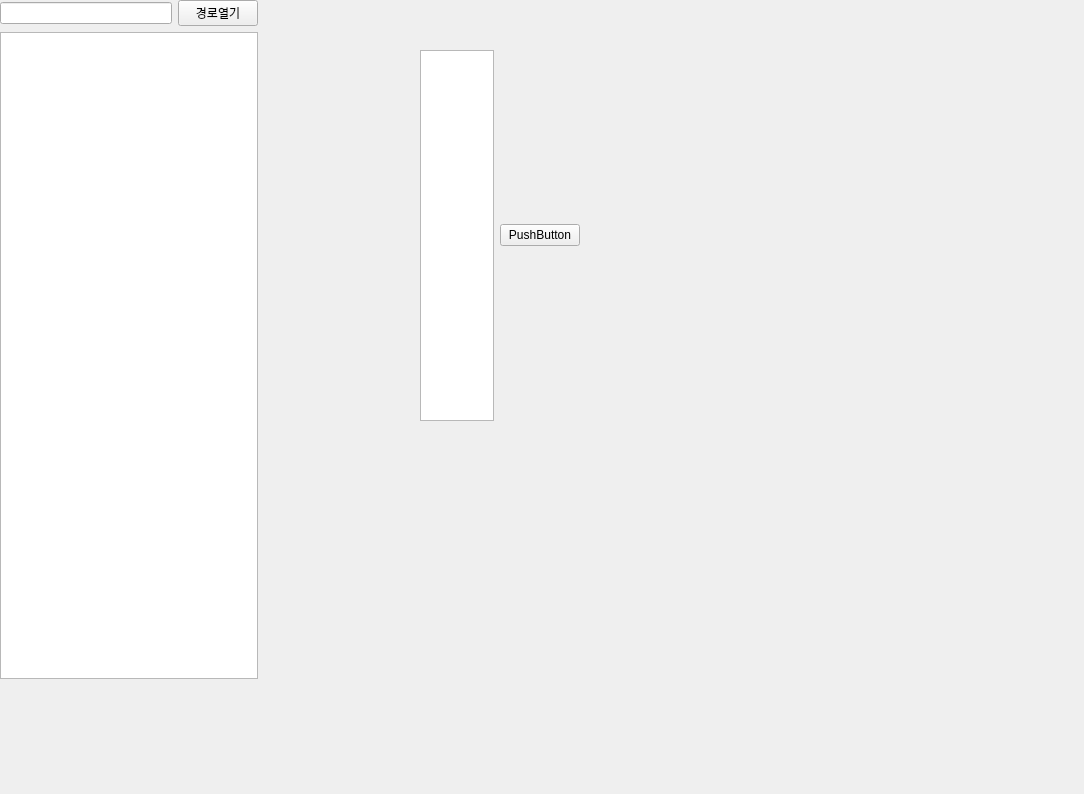
<?xml version="1.0" encoding="UTF-8"?>
<ui version="4.0">
 <class>Form</class>
 <widget class="QWidget" name="Form">
  <property name="geometry">
   <rect>
    <x>0</x>
    <y>0</y>
    <width>1084</width>
    <height>794</height>
   </rect>
  </property>
  <property name="windowTitle">
   <string>Form</string>
  </property>
  <widget class="QWidget" name="horizontalLayoutWidget_7">
   <property name="geometry">
    <rect>
     <x>0</x>
     <y>0</y>
     <width>258</width>
     <height>679</height>
    </rect>
   </property>
   <layout class="QVBoxLayout" name="verticalLayout_7">
    <item>
     <layout class="QHBoxLayout" name="horizontalLayout_7">
      <item>
       <widget class="QLineEdit" name="lineEdit_Path_8"/>
      </item>
      <item>
       <widget class="QPushButton" name="pushButton_Path_7">
        <property name="text">
         <string>경로열기</string>
        </property>
       </widget>
      </item>
     </layout>
    </item>
    <item>
     <widget class="QPlainTextEdit" name="plainTextEdit_FileList_7"/>
    </item>
   </layout>
  </widget>
  <widget class="QWidget" name="horizontalLayoutWidget">
   <property name="geometry">
    <rect>
     <x>420</x>
     <y>50</y>
     <width>160</width>
     <height>371</height>
    </rect>
   </property>
   <layout class="QHBoxLayout" name="horizontalLayout">
    <property name="sizeConstraint">
     <enum>QLayout::SetMaximumSize</enum>
    </property>
    <item>
     <widget class="QListView" name="listView"/>
    </item>
    <item>
     <widget class="QPushButton" name="pushButton">
      <property name="text">
       <string>PushButton</string>
      </property>
     </widget>
    </item>
   </layout>
  </widget>
 </widget>
 <resources/>
 <connections/>
</ui>
